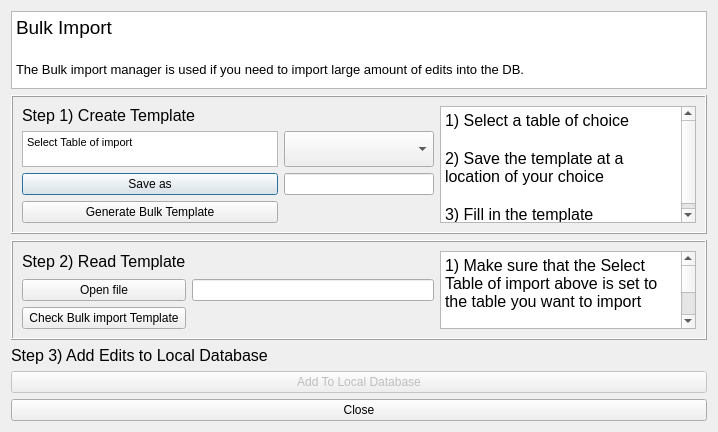
<?xml version="1.0" encoding="UTF-8"?>
<ui version="4.0">
 <class>urban_type_db_editorDialogBase</class>
 <widget class="QDialog" name="urban_type_db_editorDialogBase">
  <property name="geometry">
   <rect>
    <x>0</x>
    <y>0</y>
    <width>718</width>
    <height>432</height>
   </rect>
  </property>
  <property name="windowTitle">
   <string>Urban Type Database editor</string>
  </property>
  <layout class="QGridLayout" name="gridLayout_3">
   <item row="0" column="0">
    <widget class="QTextBrowser" name="textBrowser_3">
     <property name="sizePolicy">
      <sizepolicy hsizetype="Expanding" vsizetype="Preferred">
       <horstretch>0</horstretch>
       <verstretch>0</verstretch>
      </sizepolicy>
     </property>
     <property name="html">
      <string>&lt;!DOCTYPE HTML PUBLIC &quot;-//W3C//DTD HTML 4.0//EN&quot; &quot;http://www.w3.org/TR/REC-html40/strict.dtd&quot;&gt;
&lt;html&gt;&lt;head&gt;&lt;meta name=&quot;qrichtext&quot; content=&quot;1&quot; /&gt;&lt;style type=&quot;text/css&quot;&gt;
p, li { white-space: pre-wrap; }
&lt;/style&gt;&lt;/head&gt;&lt;body style=&quot; font-family:'MS Shell Dlg 2'; font-size:9.75pt; font-weight:400; font-style:normal;&quot;&gt;
&lt;p style=&quot; margin-top:0px; margin-bottom:0px; margin-left:0px; margin-right:0px; -qt-block-indent:0; text-indent:0px;&quot;&gt;&lt;span style=&quot; font-size:14pt;&quot;&gt;Bulk Import&lt;/span&gt;&lt;/p&gt;
&lt;p style=&quot;-qt-paragraph-type:empty; margin-top:0px; margin-bottom:0px; margin-left:0px; margin-right:0px; -qt-block-indent:0; text-indent:0px; font-size:14pt;&quot;&gt;&lt;br /&gt;&lt;/p&gt;
&lt;p style=&quot; margin-top:0px; margin-bottom:0px; margin-left:0px; margin-right:0px; -qt-block-indent:0; text-indent:0px;&quot;&gt;&lt;span style=&quot; font-size:10pt;&quot;&gt;The Bulk import manager is used if you need to import large amount of edits into the DB. &lt;/span&gt;&lt;/p&gt;&lt;/body&gt;&lt;/html&gt;</string>
     </property>
    </widget>
   </item>
   <item row="1" column="0">
    <widget class="QFrame" name="frame1">
     <property name="frameShape">
      <enum>QFrame::Box</enum>
     </property>
     <property name="frameShadow">
      <enum>QFrame::Raised</enum>
     </property>
     <layout class="QGridLayout" name="gridLayout">
      <item row="1" column="0">
       <widget class="QTextBrowser" name="textBrowser_Surface">
        <property name="sizePolicy">
         <sizepolicy hsizetype="Expanding" vsizetype="Fixed">
          <horstretch>0</horstretch>
          <verstretch>0</verstretch>
         </sizepolicy>
        </property>
        <property name="maximumSize">
         <size>
          <width>16777215</width>
          <height>36</height>
         </size>
        </property>
        <property name="html">
         <string>&lt;!DOCTYPE HTML PUBLIC &quot;-//W3C//DTD HTML 4.0//EN&quot; &quot;http://www.w3.org/TR/REC-html40/strict.dtd&quot;&gt;
&lt;html&gt;&lt;head&gt;&lt;meta name=&quot;qrichtext&quot; content=&quot;1&quot; /&gt;&lt;style type=&quot;text/css&quot;&gt;
p, li { white-space: pre-wrap; }
&lt;/style&gt;&lt;/head&gt;&lt;body style=&quot; font-family:'MS Shell Dlg 2'; font-size:9.75pt; font-weight:400; font-style:normal;&quot;&gt;
&lt;p style=&quot; margin-top:0px; margin-bottom:0px; margin-left:0px; margin-right:0px; -qt-block-indent:0; text-indent:0px;&quot;&gt;&lt;span style=&quot; font-size:8.25pt;&quot;&gt;Select Table of import&lt;/span&gt;&lt;/p&gt;&lt;/body&gt;&lt;/html&gt;</string>
        </property>
       </widget>
      </item>
      <item row="2" column="0">
       <widget class="QPushButton" name="pushButtonSave">
        <property name="text">
         <string>Save as</string>
        </property>
       </widget>
      </item>
      <item row="3" column="0">
       <widget class="QPushButton" name="pushButtonGenTemp">
        <property name="text">
         <string>Generate Bulk Template</string>
        </property>
       </widget>
      </item>
      <item row="2" column="1">
       <widget class="QLineEdit" name="textOutput">
        <property name="sizePolicy">
         <sizepolicy hsizetype="Expanding" vsizetype="Preferred">
          <horstretch>0</horstretch>
          <verstretch>0</verstretch>
         </sizepolicy>
        </property>
       </widget>
      </item>
      <item row="1" column="1">
       <widget class="QComboBox" name="comboBoxTable">
        <property name="enabled">
         <bool>true</bool>
        </property>
        <property name="sizePolicy">
         <sizepolicy hsizetype="Expanding" vsizetype="Fixed">
          <horstretch>0</horstretch>
          <verstretch>0</verstretch>
         </sizepolicy>
        </property>
        <property name="maximumSize">
         <size>
          <width>16777215</width>
          <height>36</height>
         </size>
        </property>
        <property name="currentIndex">
         <number>-1</number>
        </property>
       </widget>
      </item>
      <item row="0" column="0">
       <widget class="QLabel" name="label_44">
        <property name="text">
         <string>&lt;!DOCTYPE HTML PUBLIC &quot;-//W3C//DTD HTML 4.0//EN&quot; &quot;http://www.w3.org/TR/REC-html40/strict.dtd&quot;&gt;
&lt;html&gt;&lt;head&gt;&lt;meta name=&quot;qrichtext&quot; content=&quot;1&quot; /&gt;&lt;style type=&quot;text/css&quot;&gt;
p, li { white-space: pre-wrap; }
&lt;/style&gt;&lt;/head&gt;&lt;body style=&quot; font-family:'MS Shell Dlg 2'; font-size:8pt; font-weight:400; font-style:normal;&quot;&gt;
&lt;p style=&quot; margin-top:0px; margin-bottom:0px; margin-left:0px; margin-right:0px; -qt-block-indent:0; text-indent:0px;&quot;&gt;&lt;span style=&quot; font-size:12pt;&quot;&gt;Step 1) Create Template&lt;/span&gt;&lt;/p&gt;&lt;/body&gt;&lt;/html&gt;</string>
        </property>
       </widget>
      </item>
      <item row="0" column="2" rowspan="4">
       <widget class="QTextBrowser" name="textBrowser">
        <property name="html">
         <string>&lt;!DOCTYPE HTML PUBLIC &quot;-//W3C//DTD HTML 4.0//EN&quot; &quot;http://www.w3.org/TR/REC-html40/strict.dtd&quot;&gt;
&lt;html&gt;&lt;head&gt;&lt;meta name=&quot;qrichtext&quot; content=&quot;1&quot; /&gt;&lt;style type=&quot;text/css&quot;&gt;
p, li { white-space: pre-wrap; }
&lt;/style&gt;&lt;/head&gt;&lt;body style=&quot; font-family:'MS Shell Dlg 2'; font-size:9.75pt; font-weight:400; font-style:normal;&quot;&gt;
&lt;p style=&quot; margin-top:0px; margin-bottom:0px; margin-left:0px; margin-right:0px; -qt-block-indent:0; text-indent:0px;&quot;&gt;&lt;span style=&quot; font-size:12pt;&quot;&gt;1) Select a table of choice&lt;/span&gt;&lt;/p&gt;
&lt;p style=&quot;-qt-paragraph-type:empty; margin-top:0px; margin-bottom:0px; margin-left:0px; margin-right:0px; -qt-block-indent:0; text-indent:0px; font-size:12pt;&quot;&gt;&lt;br /&gt;&lt;/p&gt;
&lt;p style=&quot; margin-top:0px; margin-bottom:0px; margin-left:0px; margin-right:0px; -qt-block-indent:0; text-indent:0px;&quot;&gt;&lt;span style=&quot; font-size:12pt;&quot;&gt;2) Save the template at a location of your choice&lt;/span&gt;&lt;/p&gt;
&lt;p style=&quot;-qt-paragraph-type:empty; margin-top:0px; margin-bottom:0px; margin-left:0px; margin-right:0px; -qt-block-indent:0; text-indent:0px; font-size:12pt;&quot;&gt;&lt;br /&gt;&lt;/p&gt;
&lt;p style=&quot; margin-top:0px; margin-bottom:0px; margin-left:0px; margin-right:0px; -qt-block-indent:0; text-indent:0px;&quot;&gt;&lt;span style=&quot; font-size:12pt;&quot;&gt;3) Fill in the template&lt;/span&gt;&lt;/p&gt;&lt;/body&gt;&lt;/html&gt;</string>
        </property>
       </widget>
      </item>
     </layout>
    </widget>
   </item>
   <item row="2" column="0">
    <widget class="QFrame" name="frame1_2">
     <property name="frameShape">
      <enum>QFrame::Box</enum>
     </property>
     <property name="frameShadow">
      <enum>QFrame::Raised</enum>
     </property>
     <layout class="QGridLayout" name="gridLayout_2">
      <item row="0" column="0">
       <widget class="QLabel" name="label_43">
        <property name="text">
         <string>&lt;!DOCTYPE HTML PUBLIC &quot;-//W3C//DTD HTML 4.0//EN&quot; &quot;http://www.w3.org/TR/REC-html40/strict.dtd&quot;&gt;
&lt;html&gt;&lt;head&gt;&lt;meta name=&quot;qrichtext&quot; content=&quot;1&quot; /&gt;&lt;style type=&quot;text/css&quot;&gt;
p, li { white-space: pre-wrap; }
&lt;/style&gt;&lt;/head&gt;&lt;body style=&quot; font-family:'MS Shell Dlg 2'; font-size:8pt; font-weight:400; font-style:normal;&quot;&gt;
&lt;p style=&quot; margin-top:0px; margin-bottom:0px; margin-left:0px; margin-right:0px; -qt-block-indent:0; text-indent:0px;&quot;&gt;&lt;span style=&quot; font-size:12pt;&quot;&gt;Step 2) Read Template&lt;/span&gt;&lt;/p&gt;&lt;/body&gt;&lt;/html&gt;</string>
        </property>
       </widget>
      </item>
      <item row="0" column="2" rowspan="3">
       <widget class="QTextBrowser" name="textBrowser_2">
        <property name="html">
         <string>&lt;!DOCTYPE HTML PUBLIC &quot;-//W3C//DTD HTML 4.0//EN&quot; &quot;http://www.w3.org/TR/REC-html40/strict.dtd&quot;&gt;
&lt;html&gt;&lt;head&gt;&lt;meta name=&quot;qrichtext&quot; content=&quot;1&quot; /&gt;&lt;style type=&quot;text/css&quot;&gt;
p, li { white-space: pre-wrap; }
&lt;/style&gt;&lt;/head&gt;&lt;body style=&quot; font-family:'MS Shell Dlg 2'; font-size:9.75pt; font-weight:400; font-style:normal;&quot;&gt;
&lt;p style=&quot; margin-top:0px; margin-bottom:0px; margin-left:0px; margin-right:0px; -qt-block-indent:0; text-indent:0px;&quot;&gt;&lt;span style=&quot; font-size:12pt;&quot;&gt;1) Make sure that the Select Table of import above is set to the table you want to import&lt;/span&gt;&lt;/p&gt;
&lt;p style=&quot;-qt-paragraph-type:empty; margin-top:0px; margin-bottom:0px; margin-left:0px; margin-right:0px; -qt-block-indent:0; text-indent:0px; font-size:12pt;&quot;&gt;&lt;br /&gt;&lt;/p&gt;
&lt;p style=&quot; margin-top:0px; margin-bottom:0px; margin-left:0px; margin-right:0px; -qt-block-indent:0; text-indent:0px;&quot;&gt;&lt;span style=&quot; font-size:12pt;&quot;&gt;2) Open the template that you have filled in&lt;/span&gt;&lt;/p&gt;
&lt;p style=&quot;-qt-paragraph-type:empty; margin-top:0px; margin-bottom:0px; margin-left:0px; margin-right:0px; -qt-block-indent:0; text-indent:0px; font-size:12pt;&quot;&gt;&lt;br /&gt;&lt;/p&gt;
&lt;p style=&quot; margin-top:0px; margin-bottom:0px; margin-left:0px; margin-right:0px; -qt-block-indent:0; text-indent:0px;&quot;&gt;&lt;span style=&quot; font-size:12pt;&quot;&gt;3) Press Check Bulk Import Template to check if your template is valid for the SUEWS-Database&lt;/span&gt;&lt;/p&gt;&lt;/body&gt;&lt;/html&gt;</string>
        </property>
       </widget>
      </item>
      <item row="1" column="0">
       <widget class="QPushButton" name="pushButtonSave_2">
        <property name="text">
         <string>Open file</string>
        </property>
       </widget>
      </item>
      <item row="1" column="1">
       <widget class="QLineEdit" name="textOutput_2">
        <property name="sizePolicy">
         <sizepolicy hsizetype="Expanding" vsizetype="Preferred">
          <horstretch>0</horstretch>
          <verstretch>0</verstretch>
         </sizepolicy>
        </property>
       </widget>
      </item>
      <item row="2" column="0">
       <widget class="QPushButton" name="pushButtonCheck">
        <property name="text">
         <string>Check Bulk import Template</string>
        </property>
       </widget>
      </item>
     </layout>
    </widget>
   </item>
   <item row="3" column="0">
    <layout class="QGridLayout" name="gridLayout_8">
     <item row="2" column="0">
      <widget class="QPushButton" name="pushButtonGen">
       <property name="enabled">
        <bool>false</bool>
       </property>
       <property name="text">
        <string>Add To Local Database</string>
       </property>
      </widget>
     </item>
     <item row="3" column="0">
      <widget class="QPushButton" name="pushButtonCancel">
       <property name="text">
        <string>Close</string>
       </property>
      </widget>
     </item>
     <item row="1" column="0">
      <widget class="QLabel" name="label_45">
       <property name="text">
        <string>&lt;!DOCTYPE HTML PUBLIC &quot;-//W3C//DTD HTML 4.0//EN&quot; &quot;http://www.w3.org/TR/REC-html40/strict.dtd&quot;&gt;
&lt;html&gt;&lt;head&gt;&lt;meta name=&quot;qrichtext&quot; content=&quot;1&quot; /&gt;&lt;style type=&quot;text/css&quot;&gt;
p, li { white-space: pre-wrap; }
&lt;/style&gt;&lt;/head&gt;&lt;body style=&quot; font-family:'MS Shell Dlg 2'; font-size:8pt; font-weight:400; font-style:normal;&quot;&gt;
&lt;p style=&quot; margin-top:0px; margin-bottom:0px; margin-left:0px; margin-right:0px; -qt-block-indent:0; text-indent:0px;&quot;&gt;&lt;span style=&quot; font-size:12pt;&quot;&gt;Step 3) Add Edits to Local Database&lt;/span&gt;&lt;/p&gt;&lt;/body&gt;&lt;/html&gt;</string>
       </property>
      </widget>
     </item>
    </layout>
   </item>
  </layout>
 </widget>
 <resources/>
 <connections>
  <connection>
   <sender>pushButtonCancel</sender>
   <signal>clicked()</signal>
   <receiver>urban_type_db_editorDialogBase</receiver>
   <slot>close()</slot>
   <hints>
    <hint type="sourcelabel">
     <x>758</x>
     <y>727</y>
    </hint>
    <hint type="destinationlabel">
     <x>461</x>
     <y>380</y>
    </hint>
   </hints>
  </connection>
 </connections>
</ui>
